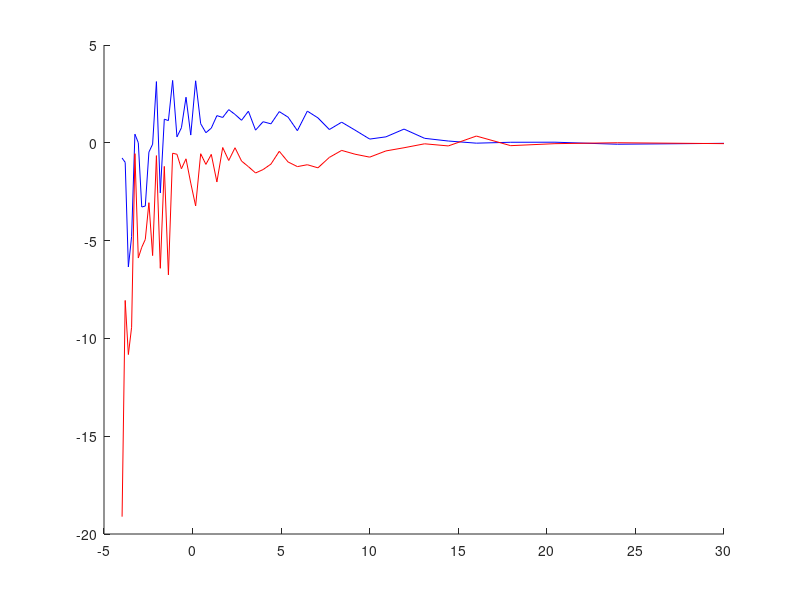
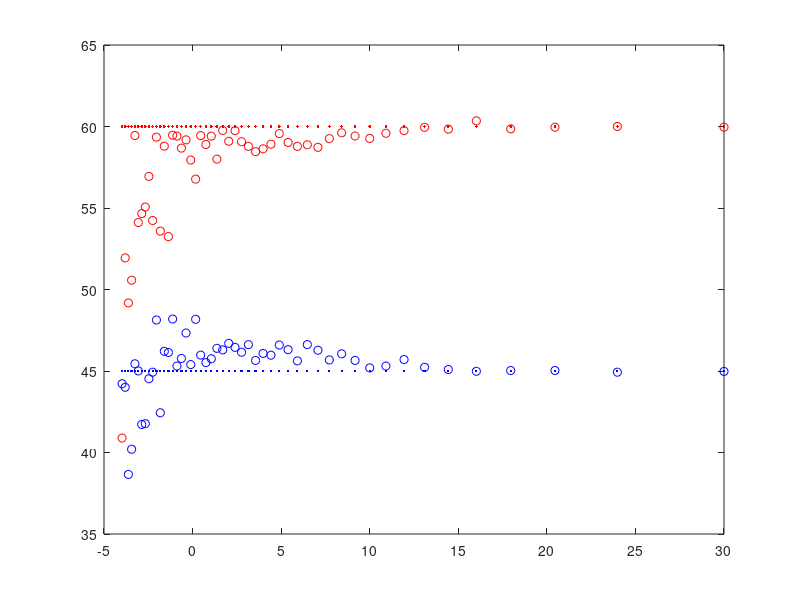

Recreate these plots in MATLAB, in order.
%% Afric_Sim_test_Cumulant_SA
clc;clear all;
%% Initializations
g_weight = 1; %ground weighting factor
v_weight = 1;   %veg weighting factor
n_weight = 1*10^(-3/2);% Added Noise to the System

Pol_ground = [1;1;0]; %ground
Pol_vegitation = [1;0;1];%vegitation

Averaging_loop_size = 50;
Signal_samples = 100;    %size of Ensamble Average Window
Noise_samples = 50;

est_ground_angle=zeros(Noise_samples,1);
est_vegitation_angle=zeros(Noise_samples,1);

%% Setting offset in degrees then converting to radians
% It help me visualize when entering the degrees instead of radians
ground_offset_degrees = 45; ground_offset_radians = ground_offset_degrees*pi/180; % Ground Interferomitry offset
vegitation_offset_degrees = 60; vegitation_offset_radians = vegitation_offset_degrees*pi/180; % Vegitation Interferomitry offset

%% Matrix Calculations
% Implimenting a window. Esprit and SR techniques
for Averaged_sample = 1:Noise_samples;
    Noise = Averaged_sample*n_weight;
    for unusedVariable = 1:Averaging_loop_size
        
        ground =  Pol_ground*(sqrt(-2*log(1-rand(1,Signal_samples))).*exp(1i*2*pi*rand(1,Signal_samples)));
        vegitation =  Pol_vegitation*(sqrt(-2*log(1-rand(1,Signal_samples))).*exp(1i*2*pi*rand(1,Signal_samples)));
        
        signal_1 = g_weight*ground + v_weight*vegitation;
        signal_2 = g_weight*exp(1i*ground_offset_radians)*ground + v_weight*exp(1i*vegitation_offset_radians)*vegitation;
        
        AddedNoise_1 = Noise*sqrt(-2*log(1-rand(3,Signal_samples))).*exp(1i*2*pi*rand(3,Signal_samples));
        AddedNoise_2 = Noise*sqrt(-2*log(1-rand(3,Signal_samples))).*exp(1i*2*pi*rand(3,Signal_samples));
        
        signal_1_Noise = signal_1 + AddedNoise_1;
        signal_2_Noise = signal_2 + AddedNoise_2;
        
        S1 = [signal_1_Noise(1,:).*signal_1_Noise(2,:)
            signal_1_Noise(1,:).*signal_1_Noise(3,:)
            signal_1_Noise(2,:).*signal_1_Noise(3,:)];
        
        S2 = [signal_2_Noise(1,:).*signal_2_Noise(2,:)
            signal_2_Noise(1,:).*signal_2_Noise(3,:)
            signal_2_Noise(2,:).*signal_2_Noise(3,:)];
        
        R1 = S1*S1';
        R2 = S1*S2';
        A =  pinv(R1)*R2;
        [u,uv] = eig(A);
        
        temp = 0.5*angle(diag(uv));
        sort_ground_degrees = 0.5*abs(angle(diag(uv)))*180/pi;
        
        [~,kk]=sort(abs(sort_ground_degrees - ground_offset_degrees),'ascend');
        est_ground_angle(Averaged_sample) = est_ground_angle(Averaged_sample) + 0.5*angle(uv(kk(1),kk(1)))/Averaging_loop_size;
        
        [~,kk]=sort(abs(sort_ground_degrees - vegitation_offset_degrees),'ascend');
        est_vegitation_angle(Averaged_sample) = est_vegitation_angle(Averaged_sample) + 0.5*angle(uv(kk(1),kk(1)))/Averaging_loop_size;
    end
end

temp = 1:Noise_samples;
n_snr = 10*log10(1./(temp*n_weight).^2)';
%% Ploting Results
g_error = -1*est_ground_angle*180/pi - ones(Noise_samples,1)*ground_offset_radians*180/pi;
v_error = -1*est_vegitation_angle*180/pi - ones(Noise_samples,1)*vegitation_offset_radians*180/pi;

figure(4)
hold on;
plot(n_snr,g_error,'b')
plot(n_snr,v_error,'r')
hold off;

figure(5);title('Ground and Vegitation angle in degrees');
plot(n_snr,-1*est_ground_angle*180/pi,'bo'); %Estimated ground angle
hold on;
plot(n_snr,ones(Noise_samples,1)*ground_offset_radians*180/pi,'b.'); %actual Ground Phase
plot(n_snr,-1*est_vegitation_angle*180/pi,'ro'); %Estimated Vegitation angle
plot(n_snr,ones(Noise_samples,1)*vegitation_offset_radians*180/pi,'r.'); %actual Vegitation phase
hold off;
